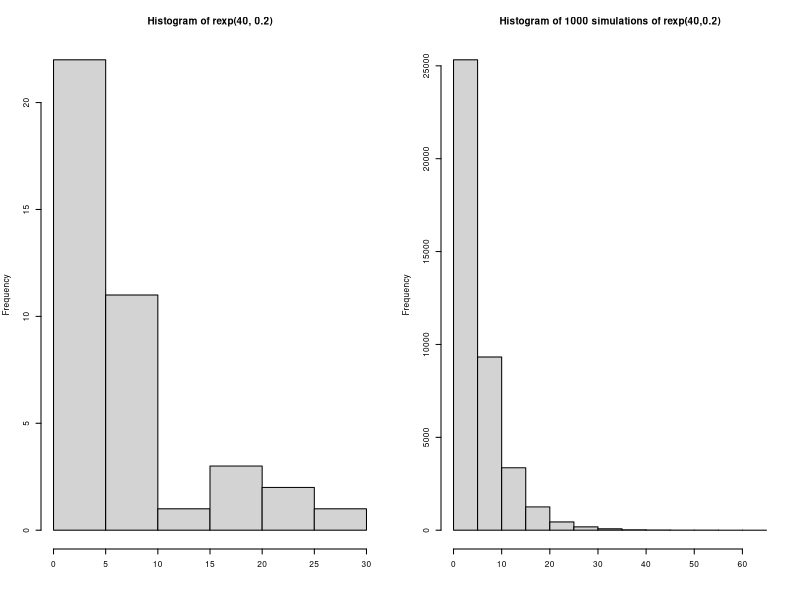
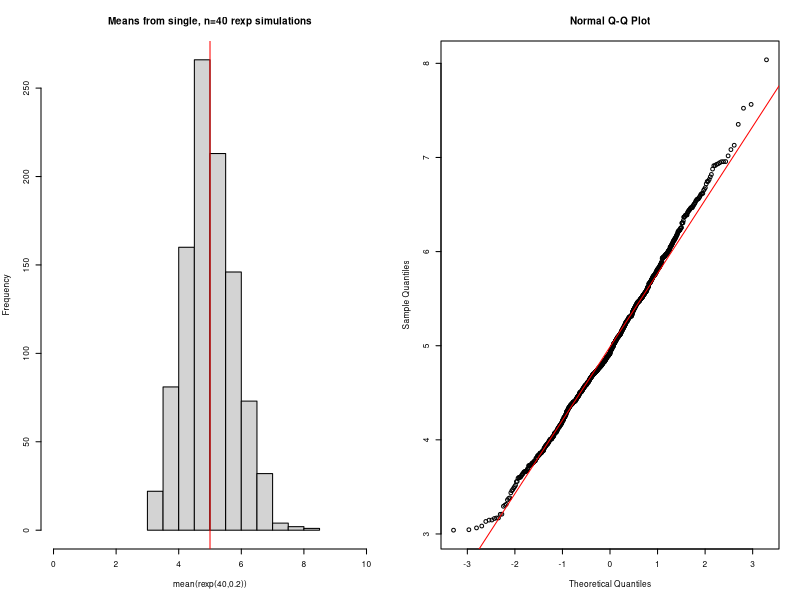
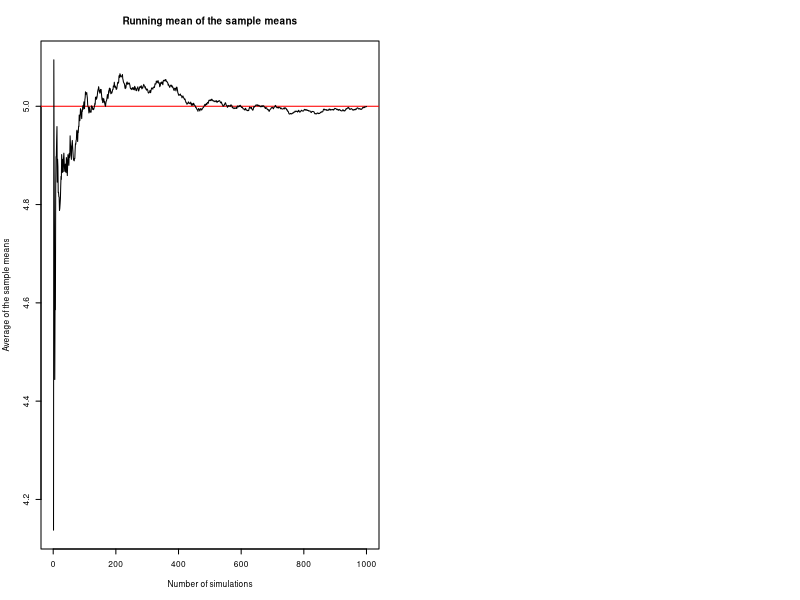
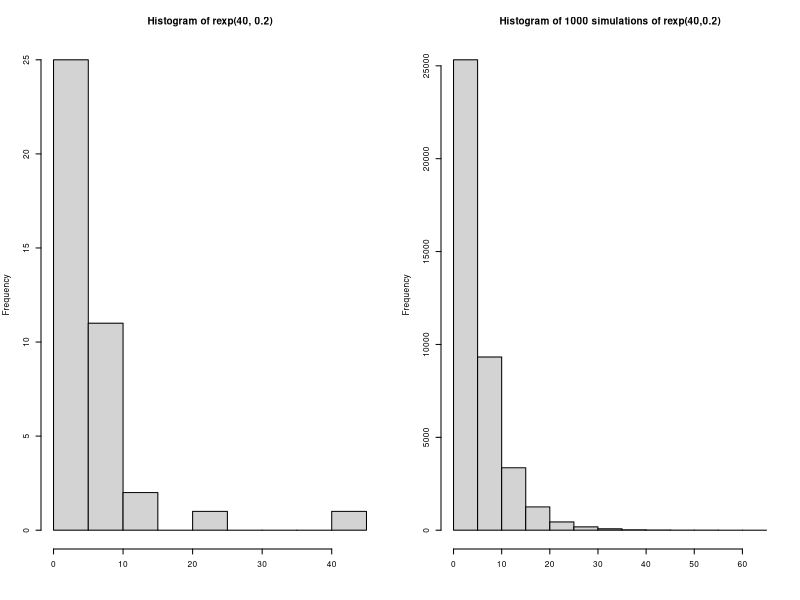
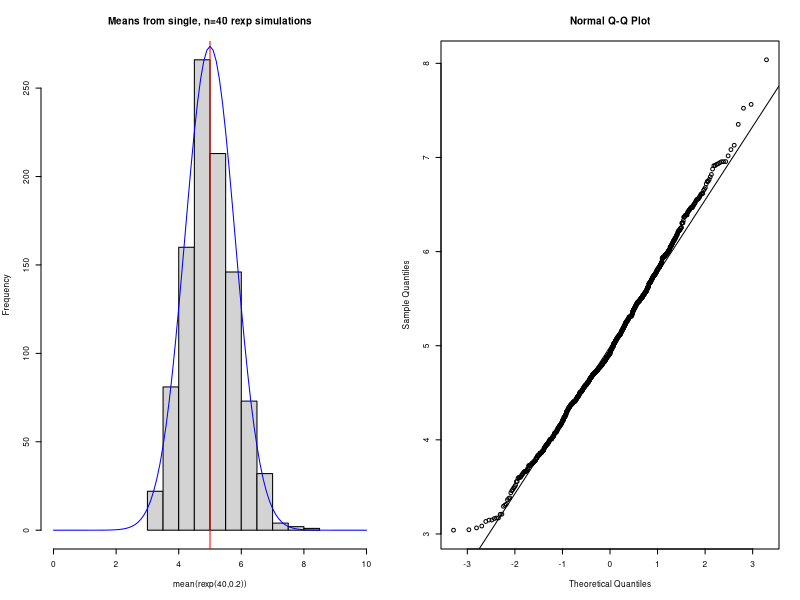
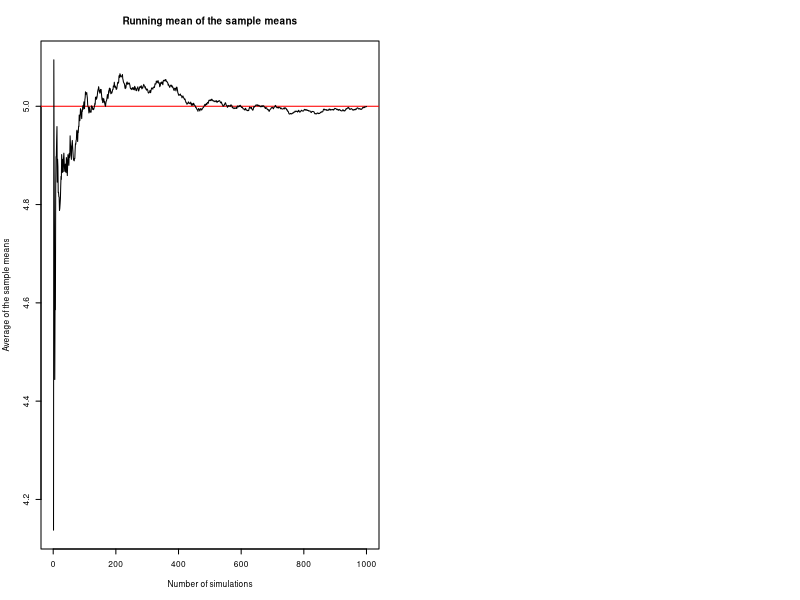

These figures' R source, in order:
## ---- chunk 1
par(mfrow=c(1,2), cex=.5)
## Histogram of 40 exponential values
hist(rexp(40,0.2), xlab="")

## Run 1,000 simulations with n=40
set.seed(100)
alldata <- c()
for (i in 1:1000) {
    thisrun <- rexp(40, 0.2)
    alldata <- c(alldata, thisrun)
}

## Histogram of 1,000 * 40 exponential values.
hist(alldata, main="Histogram of 1000 simulations of rexp(40,0.2)", xlab="")
## ---- chunk 2
## Run 1,000 simulations with n=40.

set.seed(100)        # For reproducibility
lambda <- 0.2        # Lambda value for rexp
n <- 40              # Number of values to generate by rexp
simedvars <- c()     # Variance of each simulation
simedmeans <- c()    # Mean of each simulation
runningmean <- c()   # Running mean of the means of each simulation

for (i in 1:1000) {
    thisrun <- rexp(n, lambda)  # Run the simulation, n=40, lambda=0.2
    simedvars <- c(simedvars, var(thisrun))
    simedmeans <- c(simedmeans, mean(thisrun))
    runningmean <- c(runningmean, mean(simedmeans))
}
## ---- chunk 3
mean(simedmeans)
## ---- chunk 4
mean(simedvars)
## ---- chunk 5
sd(simedmeans)
## ---- chunk 6
var(simedmeans); 1/(lambda^2)
## ---- chunk 7

## Graph the means for each run with a normal distribution curve
par(mfrow=c(1,2), cex=0.5)
hist(simedmeans, main="Means from single, n=40 rexp simulations",
     xlab="mean(rexp(40,0.2))", xlim=c(0, 2*mean(simedmeans)))
abline(v=1/0.2, col="red")

qqnorm(simedmeans)
qqline(simedmeans, col="red")
## ---- chunk 8
par(cex=.5)

## Graph the mean of the sample means as it changes as more simulations are run
## with a line representing the theoretical mean.
plot(x=1:length(runningmean), y=runningmean, pch=20, type="n",
     xlab="Number of simulations", ylab="Average of the sample means", 
     main="Running mean of the sample means")
abline(h=1/0.2, col="red")
lines(x=1:length(runningmean), y=runningmean)
## ---- chunk 9
par(mfrow=c(1,2), cex=.5)
## Histogram of 40 exponential values
hist(rexp(40,0.2), xlab="")

## Run 1,000 simulations with n=40
set.seed(100)
alldata <- c()
for (i in 1:1000) {
    thisrun <- rexp(40, 0.2)
    alldata <- c(alldata, thisrun)
}

## Histogram of 1,000 * 40 exponential values.
hist(alldata, main="Histogram of 1000 simulations of rexp(40,0.2)", xlab="")
## ---- chunk 10
## Graph the means for each run with a normal distribution curve
par(mfrow=c(1,2), cex=0.5)
hist(simedmeans, main="Means from single, n=40 rexp simulations",
     xlab="mean(rexp(40,0.2))", xlim=c(0, 2*mean(simedmeans)))
abline(v=1/0.2, col="red")
curve(dnorm(x, mean=mean(simedmeans), sd=sd(simedmeans))*550, add=TRUE, col="blue")

qqnorm(simedmeans)
qqline(simedmeans)
## ---- chunk 11
par(cex=.5)
## Graph the mean of the sample means as it changes as more simulations are run
## with a line representing the theoretical mean.
plot(x=1:length(runningmean), y=runningmean, pch=20, type="n",
     xlab="Number of simulations", ylab="Average of the sample means", 
     main="Running mean of the sample means")
abline(h=1/0.2, col="red")
lines(x=1:length(runningmean), y=runningmean)
